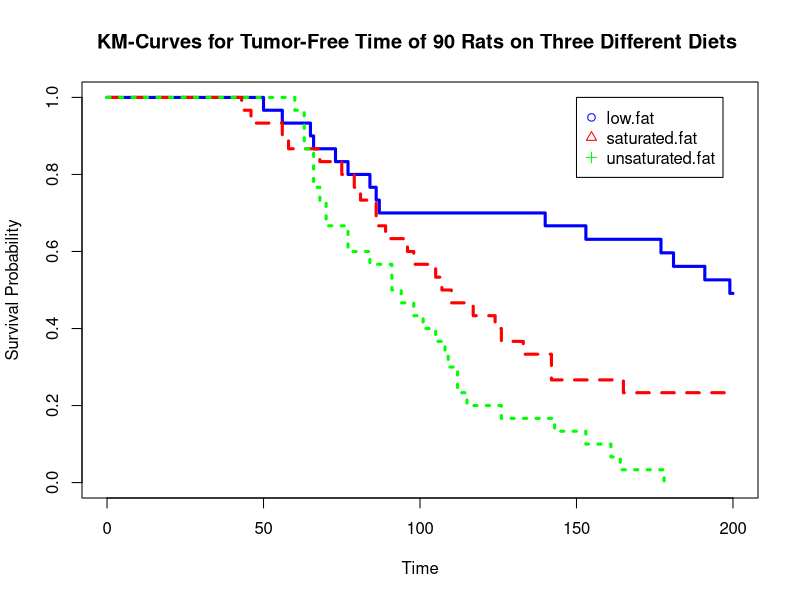

The R source for this figure:
rm(list=ls())
library(survival)
#h0:g1=g2=g3  H0: the 3 groups survival curves are the same.
#ha:at at  least one survival curve is  different

low.fat<-c(140,177,50,65,86,153,181,191,77,84,87,56,66,73,199,140,200,200
,200,200,200,200,200,200,200,200,200,200,200,200)
length(low.fat)

s1<-c(1,1,1,1,1,1,1,1,1,1,1,1,1,1,1,0,0,0,0,0,0,0,0,0,0,0,0,0,0,0)

group.1=rep(1,length(low.fat))

saturated.fat<-c(124,58,56,68,79,89,107,86,142,110,96,142,86,75,117,98,105,126,43,
46,81,133,165,170,200,200,200,200,200,200)



s2<-c(rep(1,23),0,0,0,0,0,0,0)

group.2=rep(2,length(saturated.fat))

unsaturated.fat<-c(112,68,84,109,153,143,60,70,98,164,63,63,77,91,91,66,70,
77,63,66,66,94,101,105,108,112,115,126,161,178)



s3<-c(rep(1,length(unsaturated.fat)))

group.3=rep(3,length(unsaturated.fat))

time<-c(low.fat,saturated.fat,unsaturated.fat)

status<-c(s1,s2,s3)

group=c(group.1,group.2,group.3)

datatable3.3=data.frame(time,status,group)

 
 plot(survfit(Surv(time, status) ~ group, data=datatable3.3)
 , xlab="Time", ylab="Survival Probability",col=c("blue","red","green"), lwd = 3, lty=1:3, mark.time=FALSE)
title(main='KM-Curves for Tumor-Free Time of 90 Rats on Three Different Diets ') 
legend(150, 1,c('low.fat', 'saturated.fat','unsaturated.fat'), pch=c(1,2,3) ,col=c("blue","red","green"))


 ##### K-sample Long-Rank test,rh0=0
 ##
 survdiff(Surv(time, status) ~ group, data=datatable3.3,rho=0)


##### K-sample Peto-Peto test,rho=1
 ##
 survdiff(Surv(time, status) ~ group, data=datatable3.3,rho=1)

